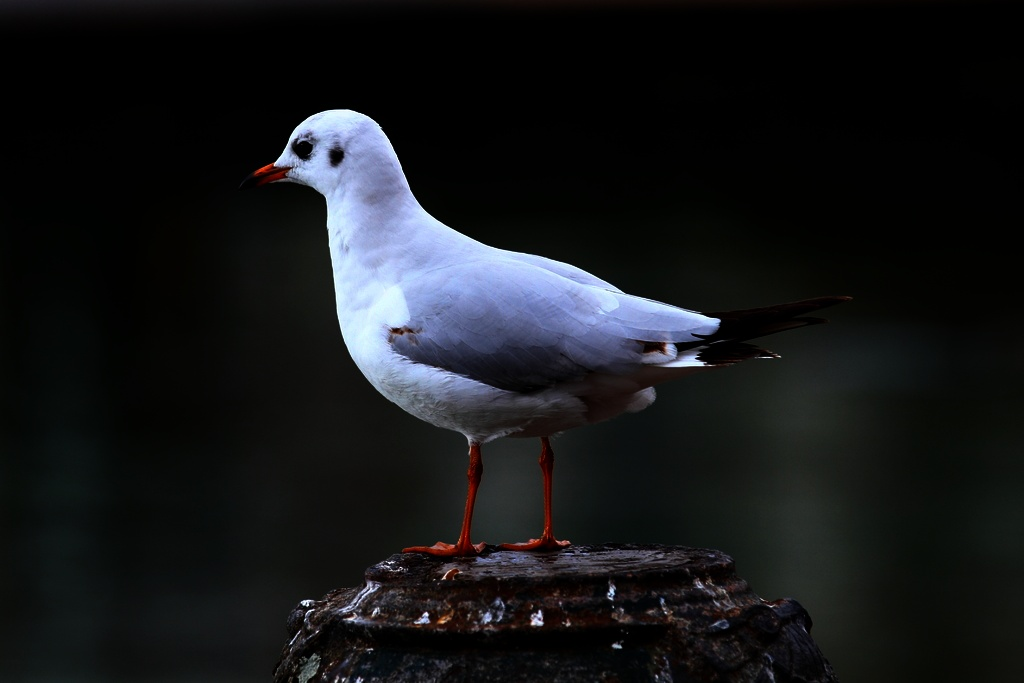
#> input picture gamma_images/5c17d4f7366ca277_ga_03.jpg, 1024 x 683 px; its folder holds only this picture in this run
$ python -i performance_stats.py   (imports and definitions only)
#> lines starting #> are read from the running program, lines starting #| are printed output that depends on the picture
import os
import numpy as np
import glob
import json
import numpy as np
import math
import cv2
import matplotlib.pyplot as plt
import matplotlib.gridspec as gridspec
from scipy.spatial.distance import cdist
from itertools import chain
# from skimage.metrics import structural_similarity as ssim

# Read ground truth values from each images respective txt file


def read_txt_file_content(src):

    coordinates = {}

    file_list = glob.glob(src + "*.txt")

    for file_path in file_list:

        coordinate_list = []
        filename = (file_path.split('\\')[1]).split('.')[0]

        with open(file_path, 'r') as file_input:

            lines = file_input.read().splitlines()

            # coordinates are stoored as center_x, center_y, width, height
            for entry in lines:

                entry_split = entry.split()

                # print("entry at index: " + str(index) + ", is: " + str(entry_split[1]))
                left = float(entry_split[1]) - float(entry_split[3]) / 2
                top = float(entry_split[2]) - float(entry_split[4]) / 2
                right = float(entry_split[1]) + float(entry_split[3]) / 2
                bottom = float(entry_split[2]) + float(entry_split[4]) / 2
                coordinate_list.append([left, top, right, bottom])

            coordinates[filename] = coordinate_list

            # close file
            file_input.close()

    # print(str(coordinates))
    return coordinates


# Read the results from test batch
# [363 lines left out: functions read_json_file_coordinates, read_json_file_confidence, calc_all_iou_values, bb_intersection_over_union, bar_plot_iou_for_number_of_objects, iterate_json and 2 more, not called in this run]

    # [28 lines of commented-out code are left out]


# [2 lines not run here, left out]

>>> import cv2
>>> picture = cv2.imread('gamma_images/5c17d4f7366ca277_ga_03.jpg', cv2.IMREAD_GRAYSCALE)
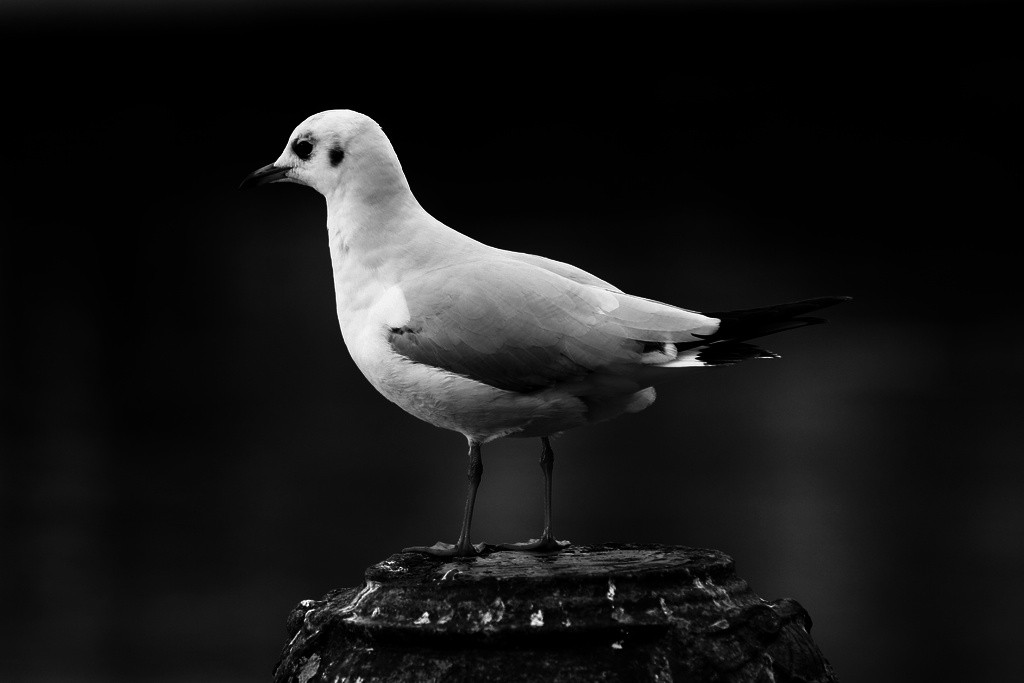
#> picture: shape (683, 1024); min 0, max 255, mean 23
#> (the run stopped early here; a loop or call above may not have finished)
